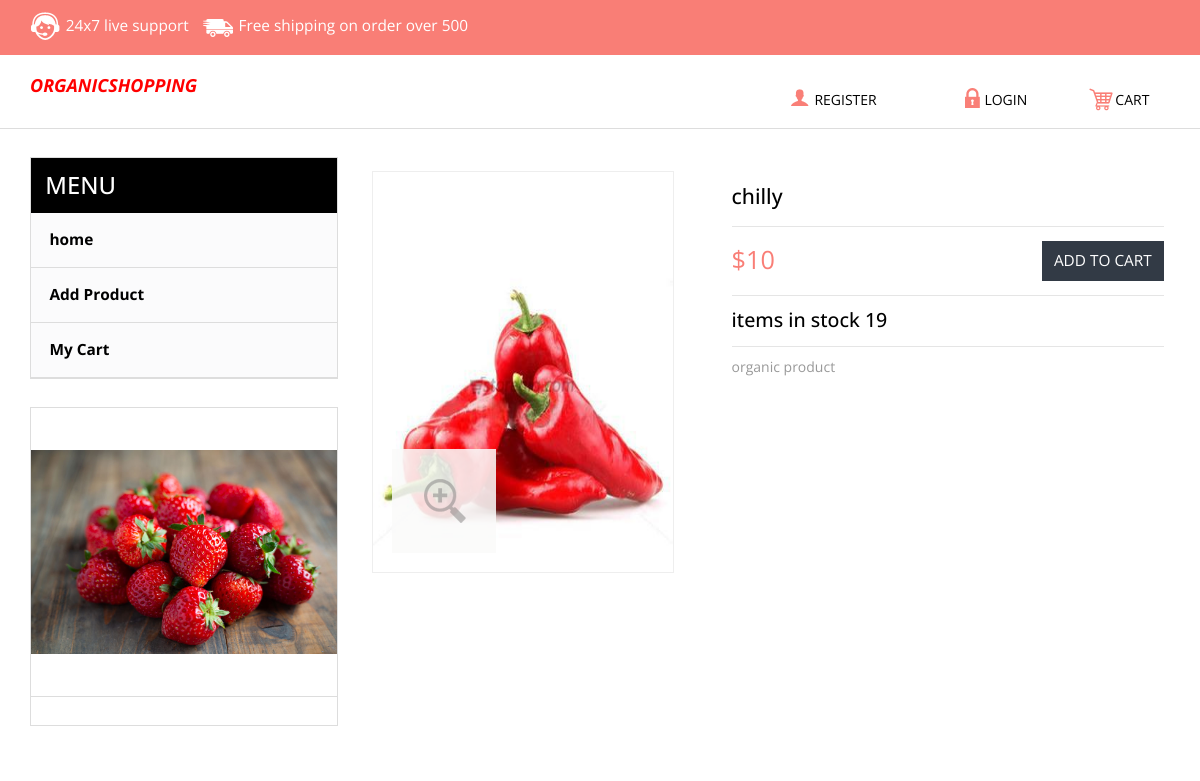
Page /viewsingle.php (signed in) on the committed database.
### tables this page shows
CREATE TABLE `tbl_product` (
  `pid` int(11) NOT NULL,
  `rid` int(11) NOT NULL,
  `product_category_id` int(11) NOT NULL,
  `name` varchar(20) NOT NULL,
  `price` varchar(20) NOT NULL,
  `des` text NOT NULL,
  `qunty` float NOT NULL,
  `date` date NOT NULL,
  `image` varchar(20) NOT NULL DEFAULT 'blank.png',
  `picStatus` int(10) NOT NULL
);

### viewsingle.php (the view, shortened to what this page needs)
<?php
if(isset($_SESSION['alogin'])){
?>
<?php
$con=mysqli_connect("localhost","root","","organic_shop_db")or die ("Couldnt connect");
$viewbrand="Select * from tbl_product ORDER BY name ASC";
$d_seller_brand=mysqli_query($con,$viewbrand);
?>
<!DOCTYPE html>
<html>
<head>
<link href="css/bootstrap.css" rel="stylesheet" type="text/css" media="all" />
<link href="css/style.css" rel="stylesheet" type="text/css" media="all" />
<link rel="stylesheet" href="css/etalage.css" type="text/css" media="all" />
</head>
<body>
	<div class="header">
		<div class="top-header">
			<div class="container">
				<div class="top-header-left">
					<ul class="support">
						<li><a href="#"><label> </label></a></li>
						<li><a href="#">24x7 live<span class="live"> support</span></a></li>
					</ul>
					<ul class="support">
						<li class="van"><a href="#"><label> </label></a></li>
						<li><a href="#">Free shipping <span class="live">on order over 500</span></a></li>
					</ul>
					<div class="clearfix"> </div>
				</div>
					<div class="clearfix"> </div>
				</div>
			</div>
		</div>
		<div class="bottom-header">
			<div class="container">
				<div class="header-bottom-left">
					<div class="logo">
						<font size="4"><strong><i> <b><p style="color:red;">ORGANICSHOPPING </p> </b></i></strong></font>
					</div>
					<div class="clearfix"> </div>
				</div>
				<div class="header-bottom-right">
						<div class="account"><a href="login.php"><span> </span>REGISTER</a></div>
							<ul class="login">
								<li><a href="login.php"><span> </span>LOGIN</a></li>
							</ul>
						<div class="cart"><a href="login.php"><span> </span>CART</a></div>
				</div>
				<div class="clearfix"> </div>
			</div>
		</div>
	 <div class="container">
	 	<div class=" single_top">
	      <div class="single_grid">
		  <?php  ($rowp=mysqli_fetch_array($d_seller_brand))
						?>
				<div class="grid images_3_of_2">
						<ul id="etalage">
							<li>
								<a href="optionallink.html">
									<img class="etalage_thumb_image" src="uploads/products/<?php echo $rowp['image'] ?>"  class="img-responsive watch-right" alt="image"/>
								</a>
							</li>
						</ul>
				  </div>
				  <div class="desc1 span_3_of_2">
					<h4><?php   echo $rowp['name'] ;
					?></h4></h4>
				<div class="cart-b">
					<div class="left-n ">$<?php   echo $rowp['price'] ?></div>
				    <a class="now-get get-cart-in" href="login.php">ADD TO CART</a>
				    <div class="clearfix"></div>
				 </div>
				 <h6>items in stock <?php   echo $rowp['qunty'] ?></h6>
			   	<p><?php   echo $rowp['des'] ?></p>
				</div>
          	    <div class="clearfix"> </div>
          	   </div>
          	   </div>
<div class="sub-cate">
				<div class=" top-nav rsidebar span_1_of_left">
					<h3 class="cate">MENU</h3>
		  <ul class="menu">
		<ul class="kid-menu ">
				<li><a href="index.html">home</a></li>
			</ul>
				<li>
			<ul class="kid-menu">
				<li><a href="login.php">Add Product</a></li>
				<li ><a href="login.php">My Cart</a></li>
			</ul>
		</li>
	</ul>
					</div>
					<div class=" chain-grid menu-chain">
	   		     		<a href="single.html"><img class="img-responsive chain" src="images/a.jpg" alt=" " /></a>
	   		     		<div class="grid-chain-bottom chain-watch">
	   		     		</div>
	   		     	</div>
			</div>
		</div>
</body>
</html>
<?php
}
else
{
	header('Location:login.php');
}
?>

### css/style.css (style rules this page uses)
body { background: #fff; font-family: 'Open Sans', sans-serif; }
body a { transition: 0.5s all; -webkit-transition: 0.5s all; -o-transition: 0.5s all; -ms-transition: 0.5s all; -moz-transition: 0.5s all; }
.top-header { background: #F97E76; padding: 0.7em 0; }
.top-header-left { float: left; }
ul.support { padding: 0 1em 0 0em; margin: 0; float: left; }
ul.support li { display: inline-block; }
ul.support li label { background: url(../images/img-sprite.png)-2px -27px; width: 32px; height: 30px; display:inline-block; vertical-align: middle; }
ul.support li.van a label { background-position: -46px -25px; }
ul.support li a { text-decoration:none; font-size: 1.1em; color: #fff; }
.bottom-header { border-bottom: 1px solid #ddd; padding: 0.7em 0 1em; }
.header-bottom-left { float: left; width: 55%; }
.logo { float:left; width: 27%; margin-top:9px; }
.header-bottom-right { float: right; width: 37%; text-align: center; padding-top:1.7em; }
.account,.cart { float:left; width:40%; }
.cart { width:24%; }
.account a span { background: url(../images/img-sprite.png)-117px -30px; width: 26px; height: 26px; display: inline-block; vertical-align: middle; }
.account a,.cart a ,ul.login li a { text-decoration:none; font-size: 1em; color: #000; }
.cart a span { background: url(../images/img-sprite.png) -172px -28px; width: 26px; height: 26px; display: inline-block; vertical-align: middle; }
ul.login { float:left; width:36%; margin:0; }
ul.login li { display:inline-block; }
ul.login li a span { background: url(../images/img-sprite.png) -143px -29px; width: 26px; height: 26px; display: inline-block; vertical-align: middle; }
h3.cate { color: #fff; font-size: 1.7em; padding: 0.6em ; background: #000; margin: 0; }
ul.kid-menu { display: block !important; }
.menu { width: auto; height: auto; padding: 0; list-style: none; margin: 0; background: #FBFBFC; }
ul { padding: 0; list-style: none; }
.menu ul li a { width: 100%; display: block; position: relative; font-size:1.1em; font-weight: 400; color: #000; text-decoration:none; border-bottom: 1px solid #ddd; font-weight:700; line-height: 3.5em; text-indent: 1.2em; }
.menu ul.kid-menu li a { border-bottom: none; }
ul.kid-menu { padding: 0; margin: 0; }
ul.kid-menu li { list-style: none; border-bottom: 1px solid #ddd; }
.sub-cate,.slide-grid { float: left; }
.top-nav { border: 1px solid #ddd; }
.sub-cate { width: 27%; margin: 2em 2em 0 0; }
a.now-get { font-size: 1.1em; color:#fff; padding:0.6em 0.8em; background:#323A45; text-decoration: none; }
.grid-chain-bottom { border-top: 1px solid #ddd; }
.chain-grid { border: 1px solid #ddd; position: relative; width: 30.7%; margin: 0 3% 0 0; padding:0; }
.menu-chain { width:100%; margin: 2em 0; }
.chain { margin: 0 auto; padding: 3em 0; }
.chain-watch { padding: 1em ; }
.images_3_of_2 { display: block; float: left; margin: 0 3.6% 0 0; width: 36.2%; }
.desc1 { display: block; float:left; }
.span_3_of_2 { width: 54.2%; margin: 0 0em 0em 3em; }
.single_top { margin:3em 0; }
.women-product,.account_grid,.register,.single_top,.main { width: 70%; float: right; }
.cart-b { margin:3% 0; border-top:1px solid rgba(85, 85, 85, 0.15); border-bottom: 1px solid rgba(85, 85, 85, 0.15); padding:1em 0; }
.span_3_of_2 h4 { font-size: 1.5em; color:#000; line-height: 1.5em; }
.left-n { font-size:1.8em; float:left; color:#F97E76; }
.span_3_of_2 p { font-size: 1em; margin: 0 0 3em; color: #999; line-height: 1.7em; }
.span_3_of_2 h6 { font-size: 1.4em; color: #000; border-bottom: 1px solid rgba(85, 85, 85, 0.15); padding-bottom: 15px; margin-bottom: 2%; }
.get-cart-in { float:right; }

### rows in the picture
tbl_product: image (picture), name "chilly", price "10", qunty "19", des "organic product"
